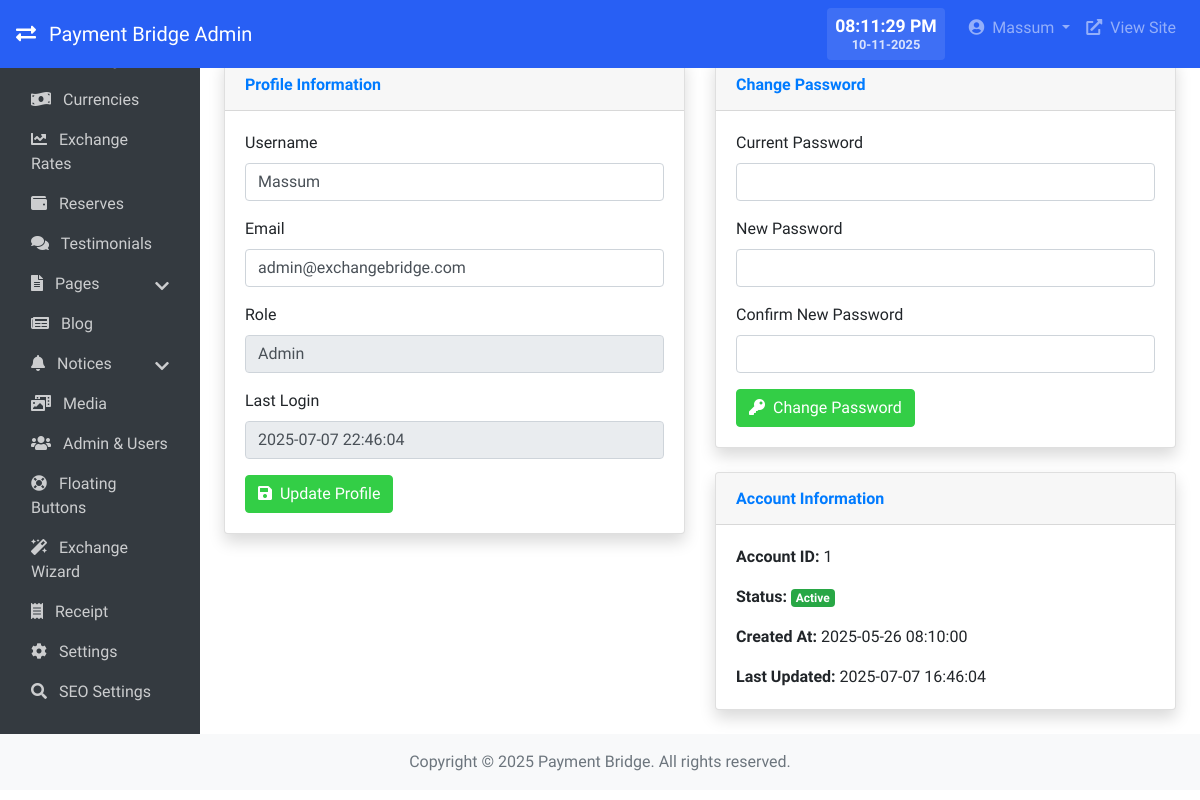
Screenshot of /admin/profile.php (signed in) with the database file from the repository.
### tables this page shows
CREATE TABLE `settings` (
  `id` int(11) NOT NULL,
  `setting_key` varchar(100) NOT NULL,
  `setting_value` text DEFAULT NULL,
  `created_at` timestamp NOT NULL DEFAULT current_timestamp(),
  `updated_at` timestamp NOT NULL DEFAULT current_timestamp() ON UPDATE current_timestamp()
);

CREATE TABLE `users` (
  `id` int(11) NOT NULL,
  `username` varchar(50) NOT NULL,
  `email` varchar(100) NOT NULL,
  `password` varchar(255) NOT NULL,
  `role` enum('admin','manager','editor') NOT NULL DEFAULT 'editor',
  `status` enum('active','inactive') NOT NULL DEFAULT 'active',
  `last_login` datetime DEFAULT NULL,
  `created_at` timestamp NOT NULL DEFAULT current_timestamp(),
  `updated_at` timestamp NOT NULL DEFAULT current_timestamp() ON UPDATE current_timestamp()
);

### admin/profile.php (the view, shortened to what the rows shown need)
<?php
require_once '../includes/db.php';
require_once '../includes/functions.php';
require_once '../includes/auth.php';
include 'includes/header.php';
?>
<div class="d-sm-flex align-items-center justify-content-between mb-4">
    <h1 class="h3 mb-0 text-gray-800">Profile</h1>
</div>
<div class="row">
    <div class="col-lg-6">
        <div class="card shadow mb-4">
            <div class="card-body">
                <form action="profile.php" method="post">
                    <div class="form-group">
                        <label for="username">Username</label>
                        <input type="text" class="form-control" id="username" name="username" value="<?php echo htmlspecialchars($user['username']); ?>" required>
                    </div>
                    <div class="form-group">
                        <label for="email">Email</label>
                        <input type="email" class="form-control" id="email" name="email" value="<?php echo htmlspecialchars($user['email']); ?>" required>
                    </div>
                    <div class="form-group">
                        <label>Role</label>
                        <input type="text" class="form-control" value="<?php echo ucfirst($user['role']); ?>" readonly>
                    </div>
                    <div class="form-group">
                        <label>Last Login</label>
                        <input type="text" class="form-control" value="<?php echo $user['last_login'] ? date('Y-m-d H:i:s', strtotime($user['last_login'])) : 'Never'; ?>" readonly>
                    </div>
                </form>
            </div>
        </div>
    </div>
    <div class="col-lg-6">
        <div class="card shadow mb-4">
            <div class="card-body">
                <p>
                    <strong>Account ID:</strong> <?php echo $user['id']; ?>
                </p>
                <p>
                    <strong>Status:</strong>
                    <span class="badge badge-<?php echo $user['status'] === 'active' ? 'success' : 'danger'; ?>">
                        <?php echo ucfirst($user['status']); ?>
                    </span>
                </p>
                <p>
                    <strong>Created At:</strong> <?php echo date('Y-m-d H:i:s', strtotime($user['created_at'])); ?>
                </p>
                <p class="mb-0">
                    <strong>Last Updated:</strong> <?php echo date('Y-m-d H:i:s', strtotime($user['updated_at'] ?: $user['created_at'])); ?>
                </p>
            </div>
        </div>
    </div>
</div>
<?php include 'includes/footer.php'; ?>

### admin/includes/header.php (shortened to what the rows shown need)
<?php
$user = Auth::getUser();
?>
<!DOCTYPE html>
<html lang="en">
<head>
    <link href="https://stackpath.bootstrapcdn.com/bootstrap/4.5.2/css/bootstrap.min.css" rel="stylesheet">
    <link rel="stylesheet" href="https://cdnjs.cloudflare.com/ajax/libs/font-awesome/5.15.3/css/all.min.css">
    <link rel="stylesheet" href="<?php echo ADMIN_URL; ?>/assets/css/admin.css">
</head>
<body>
    <nav class="navbar navbar-expand-lg navbar-dark bg-dark fixed-top">
        <a class="navbar-brand" href="<?php echo ADMIN_URL; ?>/index.php">
            <i class="fas fa-exchange-alt mr-2"></i>
            <?php echo getSetting('site_name', SITE_NAME); ?> Admin
        </a>
        <div class="collapse navbar-collapse" id="navbarNav">
            <ul class="navbar-nav ml-auto">
                <li class="nav-item dropdown">
                    <a class="nav-link dropdown-toggle" href="#" id="navbarDropdown" role="button" data-toggle="dropdown" aria-haspopup="true" aria-expanded="false">
                        <i class="fas fa-user-circle mr-1"></i> <?php echo htmlspecialchars($user['username']); ?>
                    </a>
                </li>
            </ul>
        </div>
    </nav>
    <div class="container-fluid">
        <div class="row">
            <main role="main" class="col-md-10 ml-sm-auto px-4 content">

### admin/includes/footer.php (shortened to what the rows shown need)
</main>
        </div>
    </div>
    <footer class="footer mt-auto py-3 bg-light">
        <div class="container-fluid text-center">
            <span class="text-muted">Copyright &copy; <?php echo date('Y'); ?> <?php echo getSetting('site_name', SITE_NAME); ?>. All rights reserved.</span>
        </div>
    </footer>
</body>
</html>

### rows the page displays
settings: setting_value "Payment Bridge"
users: username "Massum", email "admin@exchangebridge.com", role "Admin", last_login "2025-07-07 22:46:04", id "1", status "Active", created_at "2025-05-26 08:10:00", updated_at "2025-07-07 16:46:04"
